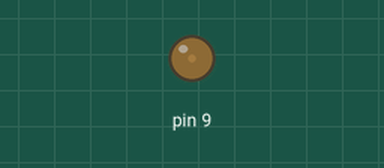
Recording of a sketch running on a simulated Arduino Uno, built with avr-gcc and run on an emulated ATmega328P. Parts: output pins drawn as LEDs (lit = HIGH).

Above: at 0.05 s.
At 0.25 s:
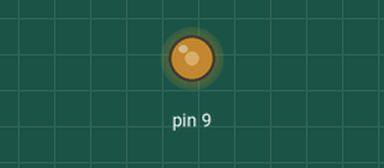
At 0.45 s:
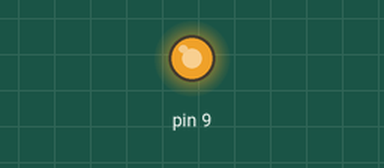
At 0.9 s:
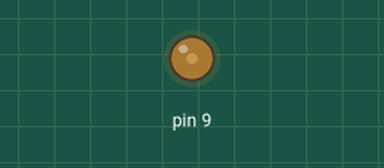
Timing chart, 0 to 3.0 s (numbered marks = the images above):
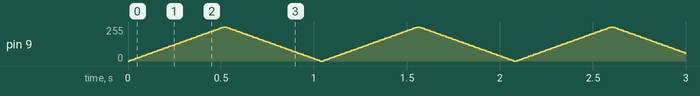

The sketch:

Blink.ino
```cpp
void setup() {
  // put your setup code here, to run once:
//   pinMode(13,OUTPUT);
}


void loop() {

//  digitalWrite(13,HIGH);
//  delay(1000);
//  digitalWrite(13,LOW);
//  delay(1000);

  for(int i = 0; i<=255; i+=5){
      analogWrite(9,i);
      delay(10);
    };

   for(int i = 255; i>=0; i-=5){
      analogWrite(9,i);
      delay(10);
    };
}
```
